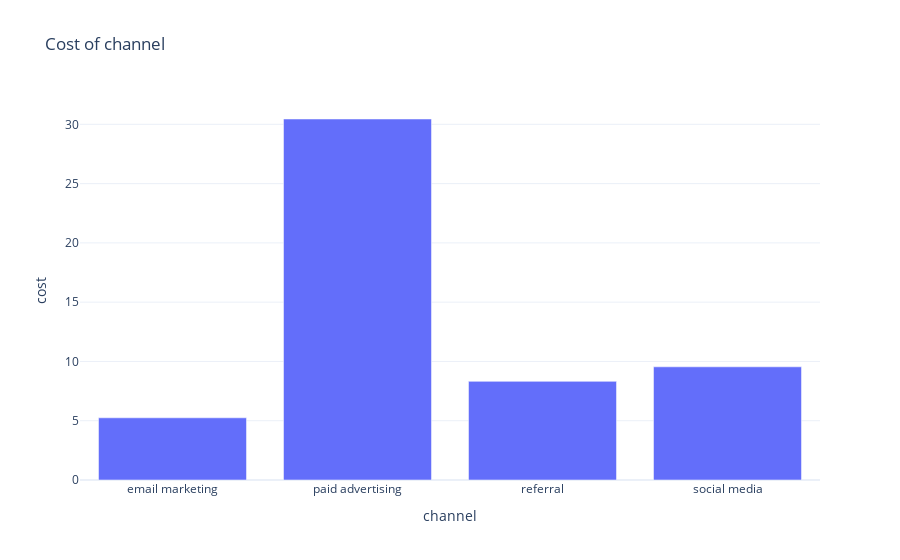

Notebook cell for this chart:
### Code cell
fig=px.bar(cost_by_channel,x="channel",y='cost',
          title='Cost of channel')
fig.show()

### Figure 1 — Plotly figure (JSON) as saved in the notebook; plotly's stock layout.template omitted (floating-point values rounded to 4 significant figures)
{"data": [{"alignmentgroup": "True", "hovertemplate": "channel=%{x}<br>cost=%{y}<extra></extra>", "legendgroup": "", "marker": {"color": "#636efa", "pattern": {"shape": ""}}, "name": "", "offsetgroup": "", "orientation": "v", "showlegend": false, "textposition": "auto", "type": "bar", "x": ["email marketing", "paid advertising", "referral", "social media"], "xaxis": "x", "y": [5.246, 30.45, 8.32, 9.546], "yaxis": "y"}], "layout": {"autosize": true, "barmode": "relative", "legend": {"tracegroupgap": 0}, "title": {"text": "Cost of channel"}, "xaxis": {"anchor": "y", "autorange": true, "domain": [0, 1], "range": [-0.5, 3.5], "title": {"text": "channel"}, "type": "category"}, "yaxis": {"anchor": "x", "autorange": true, "domain": [0, 1], "range": [0, 32.05], "title": {"text": "cost"}, "type": "linear"}}}
